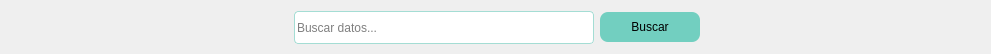
        <widget class="QWidget" name="header_widget" native="true">
         <property name="minimumSize">
          <size>
           <width>0</width>
           <height>45</height>
          </size>
         </property>
         <widget class="QWidget" name="layoutWidget">
          <property name="geometry">
           <rect>
            <x>11</x>
            <y>10</y>
            <width>971</width>
            <height>35</height>
           </rect>
          </property>
          <layout class="QHBoxLayout" name="horizontalLayout">
           <item>
            <widget class="QPushButton" name="btn_menu">
             <property name="styleSheet">
              <string notr="true">border:none;</string>
             </property>
             <property name="text">
              <string/>
             </property>
             <property name="icon">
              <iconset resource="resource.qrc">
               <normaloff>:/images/Menu.svg</normaloff>:/images/Menu.svg</iconset>
             </property>
             <property name="iconSize">
              <size>
               <width>30</width>
               <height>30</height>
              </size>
             </property>
             <property name="checkable">
              <bool>true</bool>
             </property>
            </widget>
           </item>
           <item>
            <spacer name="horizontalSpacer">
             <property name="orientation">
              <enum>Qt::Orientation::Horizontal</enum>
             </property>
             <property name="sizeHint" stdset="0">
              <size>
               <width>148</width>
               <height>17</height>
              </size>
             </property>
            </spacer>
           </item>
           <item>
            <widget class="QLineEdit" name="txt_buscar">
             <property name="minimumSize">
              <size>
               <width>300</width>
               <height>0</height>
              </size>
             </property>
             <property name="maximumSize">
              <size>
               <width>300</width>
               <height>33</height>
              </size>
             </property>
             <property name="styleSheet">
              <string notr="true">	background-color: rgb(255, 255, 255);
	height:31px;	
	border: 1px solid gray;
	border-color: #a4ddd4;
	border-radius: 4px;
	color: black;</string>
             </property>
             <property name="placeholderText">
              <string>Buscar datos...</string>
             </property>
            </widget>
           </item>
           <item>
            <widget class="QPushButton" name="btn_buscar">
             <property name="minimumSize">
              <size>
               <width>100</width>
               <height>30</height>
              </size>
             </property>
             <property name="maximumSize">
              <size>
               <width>130</width>
               <height>30</height>
              </size>
             </property>
             <property name="styleSheet">
              <string notr="true">background-color: rgb(114, 207, 192);
color: black;
font-wight:bold;
border-radius: 8px;</string>
             </property>
             <property name="text">
              <string>Buscar</string>
             </property>
             <property name="checkable">
              <bool>true</bool>
             </property>
            </widget>
           </item>
           <item>
            <spacer name="horizontalSpacer_2">
             <property name="orientation">
              <enum>Qt::Orientation::Horizontal</enum>
             </property>
             <property name="sizeHint" stdset="0">
              <size>
               <width>238</width>
               <height>17</height>
              </size>
             </property>
            </spacer>
           </item>
           <item>
            <widget class="QPushButton" name="btn_calculator">
             <property name="styleSheet">
              <string notr="true">border:none;</string>
             </property>
             <property name="text">
              <string/>
             </property>
             <property name="icon">
              <iconset resource="resource.qrc">
               <normaloff>:/images/calculator.svg</normaloff>:/images/calculator.svg</iconset>
             </property>
             <property name="iconSize">
              <size>
               <width>30</width>
               <height>30</height>
              </size>
             </property>
            </widget>
           </item>
          </layout>
         </widget>
        </widget>
